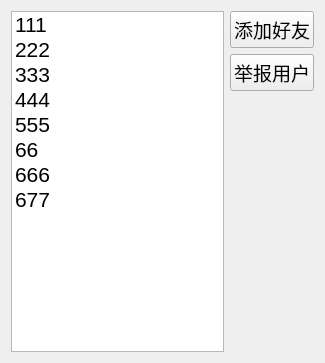
<?xml version="1.0" encoding="UTF-8"?>
<ui version="4.0">
 <class>Online</class>
 <widget class="QWidget" name="Online">
  <property name="geometry">
   <rect>
    <x>0</x>
    <y>0</y>
    <width>325</width>
    <height>363</height>
   </rect>
  </property>
  <property name="windowTitle">
   <string>Form</string>
  </property>
  <layout class="QVBoxLayout" name="verticalLayout_2">
   <item>
    <layout class="QHBoxLayout" name="horizontalLayout">
     <item>
      <widget class="QListWidget" name="online_lw">
       <property name="font">
        <font>
         <pointsize>16</pointsize>
        </font>
       </property>
       <item>
        <property name="text">
         <string>111</string>
        </property>
       </item>
       <item>
        <property name="text">
         <string>222</string>
        </property>
       </item>
       <item>
        <property name="text">
         <string>333</string>
        </property>
       </item>
       <item>
        <property name="text">
         <string>444</string>
        </property>
       </item>
       <item>
        <property name="text">
         <string>555</string>
        </property>
       </item>
       <item>
        <property name="text">
         <string>66</string>
        </property>
       </item>
       <item>
        <property name="text">
         <string>666</string>
        </property>
       </item>
       <item>
        <property name="text">
         <string>677</string>
        </property>
       </item>
      </widget>
     </item>
     <item>
      <layout class="QVBoxLayout" name="verticalLayout">
       <item>
        <widget class="QPushButton" name="addfriend_pb">
         <property name="font">
          <font>
           <pointsize>14</pointsize>
          </font>
         </property>
         <property name="text">
          <string>添加好友</string>
         </property>
        </widget>
       </item>
       <item>
        <widget class="QPushButton" name="pushButton">
         <property name="font">
          <font>
           <pointsize>14</pointsize>
          </font>
         </property>
         <property name="text">
          <string>举报用户</string>
         </property>
        </widget>
       </item>
       <item>
        <spacer name="verticalSpacer">
         <property name="orientation">
          <enum>Qt::Vertical</enum>
         </property>
         <property name="sizeHint" stdset="0">
          <size>
           <width>20</width>
           <height>40</height>
          </size>
         </property>
        </spacer>
       </item>
      </layout>
     </item>
    </layout>
   </item>
  </layout>
 </widget>
 <resources/>
 <connections/>
</ui>
